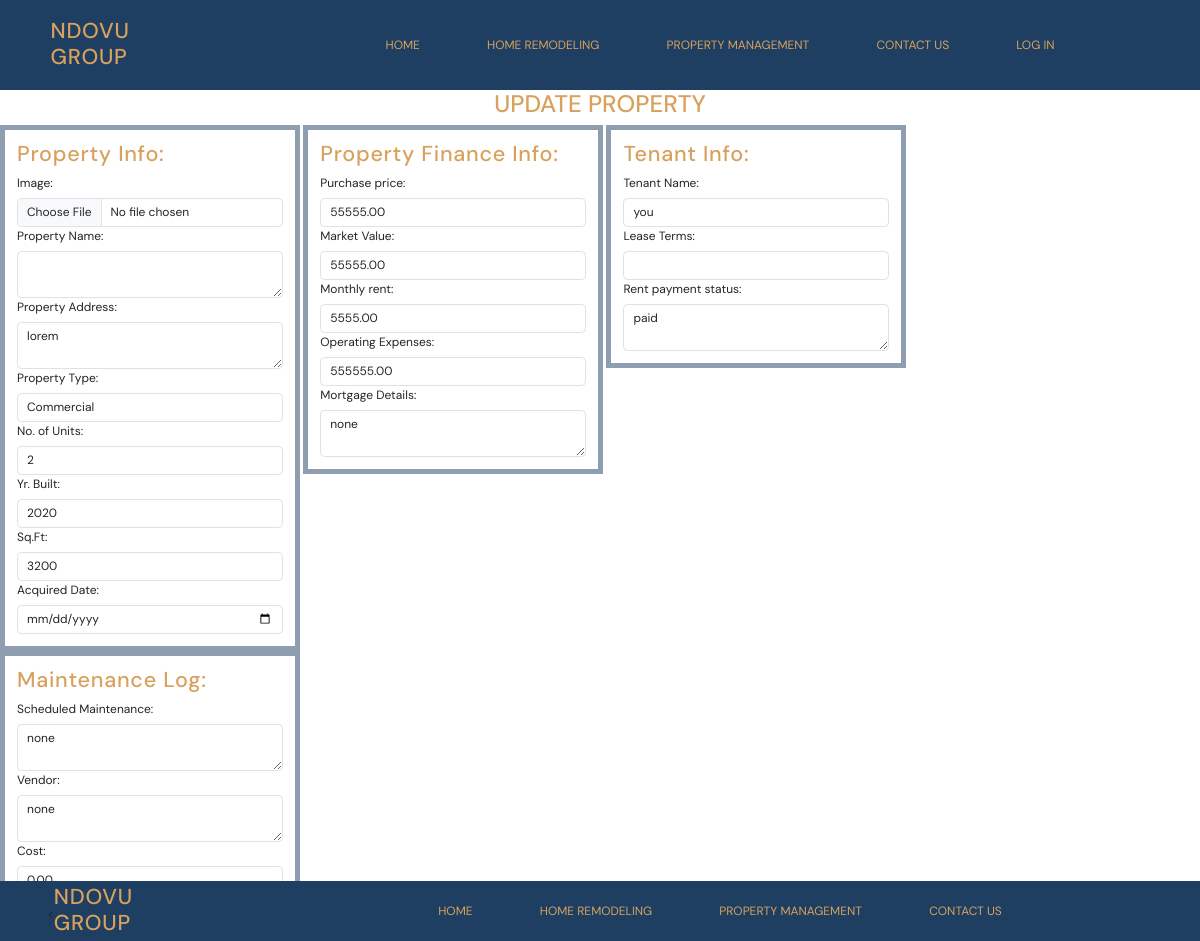
The app's page /property/21/update_property/ with its own data.
### property/models.py (models this page shows, shortened)
class PropertyManagement(models.Model):
    property_name = models.CharField(max_length=128)
    image = models.ImageField(upload_to="static/img")
    address = models.CharField(max_length=200)
    property_type = models.CharField(max_length=50)
    number_of_units = models.CharField(max_length=10)
    year_built = models.TextField()
    square_footage = models.CharField(max_length=10)
    acquired_date = models.DateTimeField(auto_now_add=True)

class PropertyFinance(models.Model):
    purchase_price = MoneyField(max_digits=14, decimal_places=2, default_currency='USD')
    market_value = MoneyField(max_digits=14, decimal_places=2, default_currency='USD')
    monthly_rent = MoneyField(max_digits=14, decimal_places=2, default_currency='USD')
    operating_expenses = MoneyField(max_digits=14, decimal_places=2, default_currency='USD')
    mortgage_details = models.TextField()
    property = models.ForeignKey(PropertyManagement, null=True, blank=True, on_delete=models.CASCADE)

class PropertyTenantInfo(models.Model):
    name = models.CharField(max_length=128)
    lease_terms = models.CharField(max_length=50)
    rent_payment_status = models.CharField(max_length=10)
    property = models.ForeignKey(PropertyManagement, null=True, blank=True, on_delete=models.CASCADE)

class PropertyMaintenanceInfo(models.Model):
    scheduled_maintenance = models.CharField(max_length=128)
    vendor = models.CharField(max_length=50)
    cost = MoneyField(max_digits=14, decimal_places=2, default_currency='USD')
    property = models.ForeignKey(PropertyManagement, null=True, blank=True, on_delete=models.CASCADE)

### property/views.py (the view)
# urls.py: path("<int:pk>/update_property/", views.PropertyUpdateDetailView.as_view(), name="property_update"),
class PropertyUpdateDetailView(DetailView):
        template_name = "property/property_update.html"
        model = PropertyManagement
        def get_context_data(self, **kwargs): # this function will pull up a detail list when you click on update button on property list page
                context = super().get_context_data(**kwargs)
                property = self.object
                finance = PropertyFinance.objects.filter(property=property).first()
                context["propertyfinance"] = finance
                tenant =  PropertyTenantInfo.objects.filter(property=property).first()
                context["propertytenantinfo"] = tenant
                maintenance = PropertyMaintenanceInfo.objects.filter(property=property).first()
                context["propertymaintenanceinfo"] = maintenance
                return context

### templates/property/property_update.html (shortened to what this page needs)
{% extends 'base.html' %} {% block title %}Update{% endblock title%} {% block
{% block content %}
<div class="project-section center-row">
    <form method="POST" action="{% url 'save_changes' %}" enctype="multipart/form-data" >
        <h1>Update Property</h1>
        <section class="property-form">
                <div>
                    <h2> Property Info:</h2>
                    <label class="form-label">Image:</label>
                    <input type="file" class="form-control" name="image" value="{{ propertymanagement.image }}">
                </div>
                <div>
                    <label class="form-label">Property Name:</label>
                    <textarea class="form-control" name="property_name">{{propertymanagement.name}}</textarea>
                </div>
                <div>
                    <label class="form-label">Property Address:</label>
                    <textarea class="form-control" name="address">{{propertymanagement.address}}</textarea>
                </div>
                <div>
                    <label class="form-label">Property Type:</label>
                    <input list="typelistOptions" class="form-control" name="property_type"
                        value="{{ propertymanagement.property_type }}">
                </div>
                <div>
                    <label class="form-label">No. of Units:</label>
                    <input type="number" class="form-control" name="number_of_units"
                        value="{{ propertymanagement.number_of_units }}">
                </div>
                <div>
                    <label class="form-label">Yr. Built:</label>
                    <input type="number" class="form-control" name="year_built"
                        value="{{ propertymanagement.year_built }}">
                </div>
                <div>
                    <label class="form-label">Sq.Ft:</label>
                    <input type="text" class="form-control" name="square_footage"
                        value="{{ propertymanagement.square_footage }}">
                </div>
                <div>
                    <label class="form-label">Acquired Date:</label>
                    <input type="date" class="form-control" name="acquired_date"
                        value="{{ propertymanagement.acquired_date }}">
                </div>
            </section>
            <section class="property-form">
                <h2> Property Finance Info:</h2>
                <div>
                    <label class="form-label">Purchase price:</label>
                    <input type="number" class="form-control" name="purchase_price"
                        value="{{ propertyfinance.purchase_price }}">
                </div>
                <div>
                    <label class="form-label">Market Value:</label>
                    <input type="number" class="form-control" name="market_value"
                        value="{{ propertyfinance.market_value }}">
                </div>
                <div>
                    <label class="form-label">Monthly rent:</label>
                    <input type="number" class="form-control" name="monthly_rent"
                        value="{{ propertyfinance.monthly_rent }}">
                </div>
                <div>
                    <label class="form-label">Operating Expenses:</label>
                    <input type="number" class="form-control" name="operating_expenses"
                        value="{{ propertyfinance.operating_expenses }}">
                </div>
                <div>
                    <label class="form-label">Mortgage Details:</label>
                    <textarea class="form-control"
                        name="mortgage_details">{{ propertyfinance.mortgage_details }}</textarea>
                </div>
            </section>
            <section class="property-form">
                <h2> Tenant Info:</h2>
                <div>
                    <label class="form-label">Tenant Name:</label>
                    <input type="text" class="form-control" name="name" value="{{ propertytenantinfo.name }}">
                </div>
                <div>
                    <label class="form-label">Lease Terms:</label>
                    <input list="termslistOptions" class="form-control" name="lease_terms">
                </div>
                <div>
                    <label class="form-label">Rent payment status:</label>
                    <textarea class="form-control"
                        name="rent_payment_status">{{ propertytenantinfo.rent_payment_status }}</textarea>
                </div>
            </section>
            <section class="property-form">
                <h2> Maintenance Log:</h2>
                <div>
                    <label class="form-label">Scheduled Maintenance:</label>
                    <textarea class="form-control"
                        name="scheduled_maintenance">{{ propertymaintenanceinfo.scheduled_maintenance }}</textarea>
                </div>
                <div>
                    <label class="form-label">Vendor:</label>
                    <textarea class="form-control" name="vendor">{{ propertymaintenanceinfo.vendor }}</textarea>
                </div>
                <div>
                    <label class="form-label">Cost:</label>
                </div>
            </section>
            <div class="center row">
                <button type="submit" class="btn btn-outline-dark">Update</button>
            </div>
    </form>
</div>
{% endblock content %}

### static/css/base.css (style rules this page uses)
:root { --secondary-color-600: #d8a25e; --background-color: #fdfdfd; --surface-color: #1e3e62; --neutral-color:#2e2f30; --DM-font: "DM Sans", sans-serif; }
* { font-family: var(--DM-font); margin: 0; padding: 0; text-decoration: none; }
html { font-size: 16px; background-color: var(--background-color); }
h1 { color: var(--secondary-color-600); font-size: 2rem; text-transform: uppercase; text-align: center; }
h2 { font-family: var(--lobster-font); color: var(--secondary-color-600); font-size: 1.8rem; letter-spacing: 0.06rem; }
.center-row { display: flex; justify-content: center; align-items: center; }

### static/css/section.css (style rules this page uses)
.property-form { width: 300px; display: inline-flex; flex-direction: column; border: 5px solid #1e3e6280; align-items: top baseline; padding: 1rem; }

### static/css/responsive.css (style rules this page uses)
@media (max-width: 1645px) { html { font-size: 12px; } }

### records on screen
PropertyManagement: address "lorem", property_type "Commercial", number_of_units "2", year_built "2020", square_footage "3200"
PropertyFinance: purchase_price "55555.00", market_value "55555.00", monthly_rent "5555.00", operating_expenses "555555.00", mortgage_details "none"
PropertyTenantInfo: name "you", rent_payment_status "paid"
PropertyMaintenanceInfo: scheduled_maintenance "none", vendor "none"
